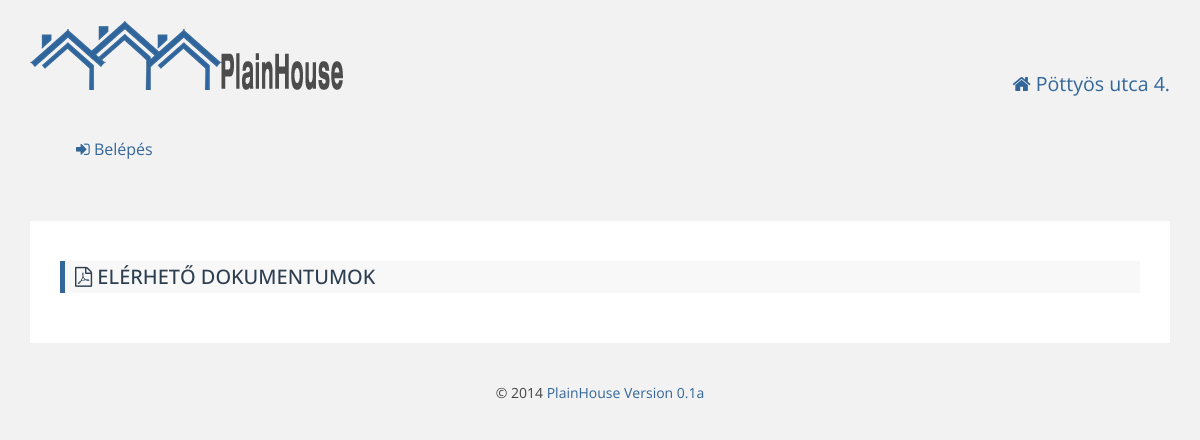
Page /sandbox.php on the earlier database version.
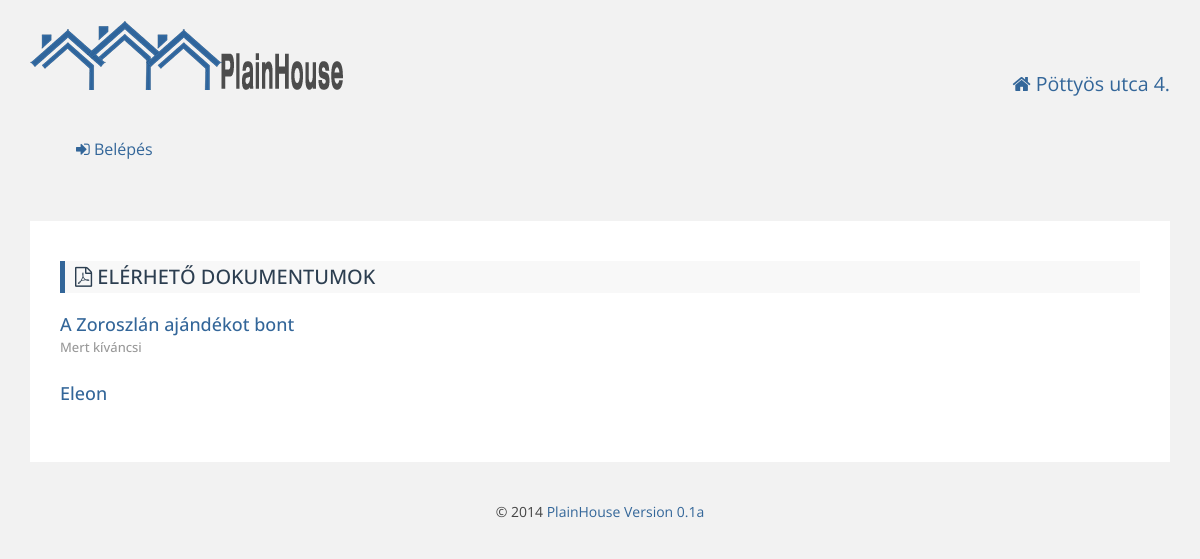
Same page on the later database version.
### tables this page shows
CREATE TABLE IF NOT EXISTS `documents` (
  `id` int(11) NOT NULL AUTO_INCREMENT,
  `name` varchar(100) NOT NULL,
  `shortname` varchar(100) NOT NULL,
  `description` text,
  PRIMARY KEY (`id`)
);

### sandbox.php (called while the page is built, shortened)
<?php
include_once 'db.php';
include_once 'html.php';
listDocuments();

### db.php (the view, shortened to what this page needs)
<?php
function listDocuments () {
    $sql="SELECT `name`, `shortname`, `description` FROM documents";
     $result = mysql_query($sql);
    while ($row = mysql_fetch_assoc($result)) {
        $docs[] = $row;
    }
    echo '<div class="content">';
        echo '<h3 class="primary"><i class="fa fa-file-pdf-o"></i> Elérhető dokumentumok </h3>';
        foreach ($docs as $row) {
            echo "<h4><a href=\"./documents/{$row['name']}\" target=\"_blank\">{$row['shortname']}</a><br>"
            . "<span class=\"help-block\">{$row['description']}</span></h4>";
        }
}

Differences in the rows shown:
added documents: shortname "A Zoroszlán ajándékot bont", description "Mert kíváncsi"
added documents: shortname "Eleon"
